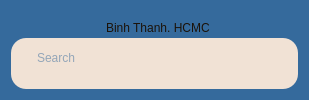
        <widget class="QWidget" name="widget_3" native="true">
         <property name="minimumSize">
          <size>
           <width>0</width>
           <height>100</height>
          </size>
         </property>
         <property name="maximumSize">
          <size>
           <width>16777215</width>
           <height>150</height>
          </size>
         </property>
         <property name="styleSheet">
          <string notr="true">background-color: #356a9c;
border-radius: 15px;</string>
         </property>
         <layout class="QVBoxLayout" name="verticalLayout_2">
          <property name="topMargin">
           <number>0</number>
          </property>
          <item>
           <widget class="QFrame" name="frame">
            <property name="frameShape">
             <enum>QFrame::StyledPanel</enum>
            </property>
            <property name="frameShadow">
             <enum>QFrame::Raised</enum>
            </property>
            <layout class="QHBoxLayout" name="horizontalLayout_2">
             <property name="leftMargin">
              <number>0</number>
             </property>
             <property name="topMargin">
              <number>0</number>
             </property>
             <property name="rightMargin">
              <number>0</number>
             </property>
             <property name="bottomMargin">
              <number>0</number>
             </property>
             <item>
              <widget class="QWidget" name="widget_6" native="true">
               <widget class="QLabel" name="label_3">
                <property name="enabled">
                 <bool>false</bool>
                </property>
                <property name="geometry">
                 <rect>
                  <x>95</x>
                  <y>18</y>
                  <width>121</width>
                  <height>20</height>
                 </rect>
                </property>
                <property name="styleSheet">
                 <string notr="true">font: 11pt &quot;Bahnschrift&quot;;
color: #1b1209;</string>
                </property>
                <property name="text">
                 <string>Binh Thanh, HCMC</string>
                </property>
               </widget>
               <widget class="QLabel" name="user_name">
                <property name="geometry">
                 <rect>
                  <x>83</x>
                  <y>40</y>
                  <width>91</width>
                  <height>21</height>
                 </rect>
                </property>
                <property name="styleSheet">
                 <string notr="true">
color: #f1e2d5;
font: 12pt &quot;Bahnschrift&quot;;</string>
                </property>
                <property name="text">
                 <string>Tuong Dii</string>
                </property>
               </widget>
               <widget class="QPushButton" name="pushButton">
                <property name="geometry">
                 <rect>
                  <x>78</x>
                  <y>20</y>
                  <width>14</width>
                  <height>14</height>
                 </rect>
                </property>
                <property name="styleSheet">
                 <string notr="true">color: black;</string>
                </property>
                <property name="text">
                 <string/>
                </property>
                <property name="icon">
                 <iconset>
                  <normaloff>../img/location-50.png</normaloff>../img/location-50.png</iconset>
                </property>
                <property name="iconSize">
                 <size>
                  <width>14</width>
                  <height>14</height>
                 </size>
                </property>
               </widget>
               <widget class="QPushButton" name="pushButton_2">
                <property name="geometry">
                 <rect>
                  <x>0</x>
                  <y>4</y>
                  <width>60</width>
                  <height>60</height>
                 </rect>
                </property>
                <property name="minimumSize">
                 <size>
                  <width>60</width>
                  <height>60</height>
                 </size>
                </property>
                <property name="maximumSize">
                 <size>
                  <width>60</width>
                  <height>40</height>
                 </size>
                </property>
                <property name="text">
                 <string/>
                </property>
                <property name="icon">
                 <iconset>
                  <normaloff>../img/TuongDii.png</normaloff>../img/TuongDii.png</iconset>
                </property>
                <property name="iconSize">
                 <size>
                  <width>60</width>
                  <height>60</height>
                 </size>
                </property>
               </widget>
              </widget>
             </item>
            </layout>
           </widget>
          </item>
          <item>
           <widget class="QFrame" name="frame_2">
            <property name="enabled">
             <bool>true</bool>
            </property>
            <property name="minimumSize">
             <size>
              <width>0</width>
              <height>51</height>
             </size>
            </property>
            <property name="maximumSize">
             <size>
              <width>16777215</width>
              <height>51</height>
             </size>
            </property>
            <property name="styleSheet">
             <string notr="true">background-color: #f1e2d5;</string>
            </property>
            <property name="frameShape">
             <enum>QFrame::StyledPanel</enum>
            </property>
            <property name="frameShadow">
             <enum>QFrame::Raised</enum>
            </property>
            <layout class="QHBoxLayout" name="horizontalLayout_3">
             <property name="topMargin">
              <number>9</number>
             </property>
             <item>
              <widget class="QLabel" name="label_5">
               <property name="maximumSize">
                <size>
                 <width>25</width>
                 <height>25</height>
                </size>
               </property>
               <property name="text">
                <string notr="true"/>
               </property>
               <property name="pixmap">
                <pixmap>../../../../Documents/app_producer_advanced/PetAdoptionApp/img/icons8-search-64.png</pixmap>
               </property>
               <property name="scaledContents">
                <bool>true</bool>
               </property>
              </widget>
             </item>
             <item>
              <widget class="QTextEdit" name="textEdit">
               <property name="styleSheet">
                <string notr="true">color: #356A9C;
font: 12pt &quot;Segoe UI&quot;;</string>
               </property>
               <property name="placeholderText">
                <string>Search</string>
               </property>
              </widget>
             </item>
            </layout>
           </widget>
          </item>
         </layout>
        </widget>
